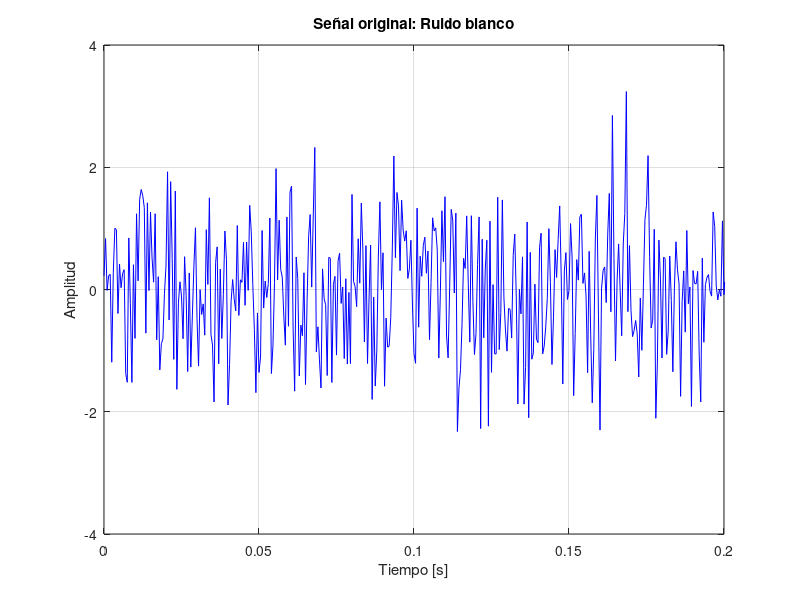
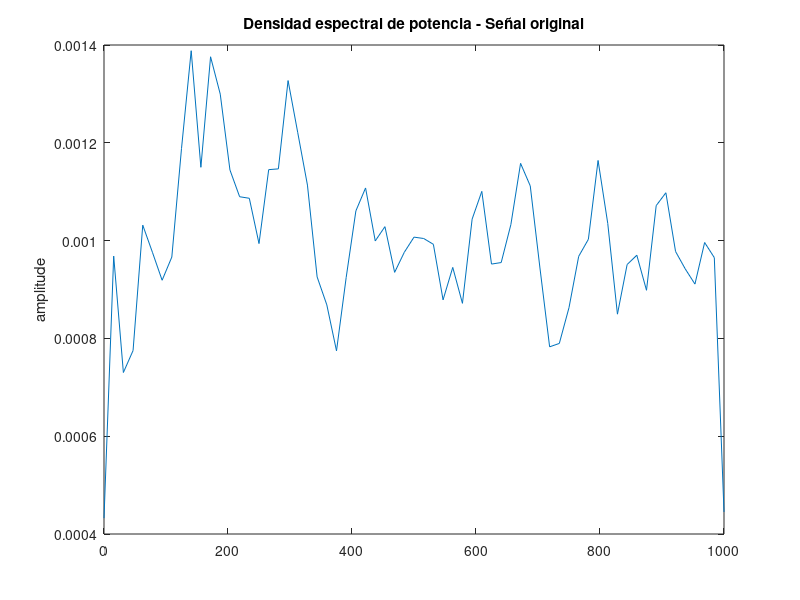

MATLAB code for these plots, in order: (Note: this script raises an error after producing the figures.)

% main_filtros.m
% Proyecto: Actividad Formativa 3 - Implementación y evaluación de filtros digitales
% Autor: Rodrigo Alejandro Trigo Partida
% Descripción:
%   - Genera una señal de ruido blanco
%   - Diseña filtros pasa bajos, pasa altos y pasa bandas (IIR Butterworth)
%   - Aplica los filtros y guarda resultados automáticos en formato PNG

clear; close all; clc;

%% 1) Definición de la señal de entrada (ruido blanco)
fs = 2000;             % Frecuencia de muestreo [Hz]
T  = 2;                % Duración [s]
N  = fs*T;             % Número de muestras
t  = (0:N-1)/fs;       % Vector de tiempo
x  = randn(1,N);       % Ruido blanco

% Crear carpeta para resultados
if ~exist('figuras','dir')
    mkdir figuras;
end

% Gráfica de la señal original
figure;
plot(t, x, 'b'); grid on; xlim([0 0.2]);
xlabel('Tiempo [s]'); ylabel('Amplitud');
title('Señal original: Ruido blanco');
saveas(gcf, fullfile('figuras', 'senal_original.png'));

% PSD de la señal original (referencia)
figure;
pwelch(x, [], [], [], fs);
title('Densidad espectral de potencia - Señal original');
saveas(gcf, fullfile('figuras', 'psd_senal_original.png'));

%% 2) Diseño de filtros y aplicación
% Frecuencias de corte
fpb = 150;                 % Pasa bajos
fpa = 300;                 % Pasa altos
fpb1 = 200; fpb2 = 400;    % Pasa bandas

orden_iir = 4; % Orden Butterworth

% Filtro pasa bajos Butterworth
[y_pb_iir, Hd_pb_iir] = filtro_pasabajos(x, fs, fpb, 'butter', orden_iir);

% Filtro pasa altos Butterworth
[y_pa_iir, Hd_pa_iir] = filtro_pasaaltos(x, fs, fpa, 'butter', orden_iir);

% Filtro pasa bandas Butterworth
[y_pbw_iir, Hd_pbw_iir] = filtro_pasabandas(x, fs, [fpb1 fpb2], 'butter', orden_iir);

%% 3) Guardar resultados específicos (figuras)

% Señal original vs filtrada (pasa bajos)
figure;
subplot(2,1,1);
plot(t, x, 'b'); grid on; xlim([0 0.2]);
title('Señal original (ruido blanco)');
xlabel('Tiempo [s]'); ylabel('Amplitud');

subplot(2,1,2);
plot(t, y_pb_iir, 'r'); grid on; xlim([0 0.2]);
title('Señal filtrada - Pasa bajos IIR (Butterworth)');
xlabel('Tiempo [s]'); ylabel('Amplitud');

saveas(gcf, fullfile('figuras', 'senial_filtrada_pasabajos_IIR.png'));

% --- RESPUESTA EN FRECUENCIA DE CADA FILTRO ---

% Pasa bajos IIR
[Hpb, wpb] = freqz(Hd_pb_iir.b, Hd_pb_iir.a, 1024, fs);
figure;
subplot(2,1,1);
plot(wpb, 20*log10(abs(Hpb)+eps), 'b'); grid on;
title('Magnitud - Filtro pasa bajos IIR (Butterworth)');
xlabel('Frecuencia [Hz]'); ylabel('|H(f)| [dB]');
subplot(2,1,2);
plot(wpb, unwrap(angle(Hpb))*180/pi, 'r'); grid on;
xlabel('Frecuencia [Hz]'); ylabel('Fase [°]');
saveas(gcf, fullfile('figuras', 'resp_freq_pasabajos_IIR.png'));

% Pasa altos IIR
[Hpa, wpa] = freqz(Hd_pa_iir.b, Hd_pa_iir.a, 1024, fs);
figure;
subplot(2,1,1);
plot(wpa, 20*log10(abs(Hpa)+eps), 'b'); grid on;
title('Magnitud - Filtro pasa altos IIR (Butterworth)');
xlabel('Frecuencia [Hz]'); ylabel('|H(f)| [dB]');
subplot(2,1,2);
plot(wpa, unwrap(angle(Hpa))*180/pi, 'r'); grid on;
xlabel('Frecuencia [Hz]'); ylabel('Fase [°]');
saveas(gcf, fullfile('figuras', 'resp_freq_pasaaltos_IIR.png'));

% Pasa bandas IIR
[Hpbw, wpbw] = freqz(Hd_pbw_iir.b, Hd_pbw_iir.a, 1024, fs);
figure;
subplot(2,1,1);
plot(wpbw, 20*log10(abs(Hpbw)+eps), 'b'); grid on;
title('Magnitud - Filtro pasa bandas IIR (Butterworth)');
xlabel('Frecuencia [Hz]'); ylabel('|H(f)| [dB]');
subplot(2,1,2);
plot(wpbw, unwrap(angle(Hpbw))*180/pi, 'r'); grid on;
xlabel('Frecuencia [Hz]'); ylabel('Fase [°]');
saveas(gcf, fullfile('figuras', 'resp_freq_pasabandas_IIR.png'));

disp('✅ Imágenes generadas en la carpeta "figuras":');
disp(' - senal_original.png');
disp(' - senial_filtrada_pasabajos_IIR.png');
disp(' - resp_freq_pasabajos_IIR.png');
disp(' - resp_freq_pasaaltos_IIR.png');
disp(' - resp_freq_pasabandas_IIR.png');
